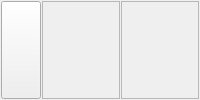
                 <widget class="QFrame" name="frame_3">
                  <property name="sizePolicy">
                   <sizepolicy hsizetype="Preferred" vsizetype="Maximum">
                    <horstretch>0</horstretch>
                    <verstretch>0</verstretch>
                   </sizepolicy>
                  </property>
                  <property name="frameShape">
                   <enum>QFrame::NoFrame</enum>
                  </property>
                  <property name="frameShadow">
                   <enum>QFrame::Raised</enum>
                  </property>
                  <layout class="QHBoxLayout" name="horizontalLayout_35">
                   <property name="spacing">
                    <number>1</number>
                   </property>
                   <property name="leftMargin">
                    <number>1</number>
                   </property>
                   <property name="topMargin">
                    <number>1</number>
                   </property>
                   <property name="rightMargin">
                    <number>1</number>
                   </property>
                   <property name="bottomMargin">
                    <number>1</number>
                   </property>
                   <item>
                    <widget class="QPushButton" name="btnRacunEdit">
                     <property name="sizePolicy">
                      <sizepolicy hsizetype="Maximum" vsizetype="Preferred">
                       <horstretch>0</horstretch>
                       <verstretch>0</verstretch>
                      </sizepolicy>
                     </property>
                     <property name="maximumSize">
                      <size>
                       <width>40</width>
                       <height>16777215</height>
                      </size>
                     </property>
                     <property name="font">
                      <font>
                       <weight>75</weight>
                       <bold>true</bold>
                      </font>
                     </property>
                     <property name="cursor">
                      <cursorShape>PointingHandCursor</cursorShape>
                     </property>
                     <property name="toolTip">
                      <string>Račun</string>
                     </property>
                     <property name="statusTip">
                      <string>Račun</string>
                     </property>
                     <property name="whatsThis">
                      <string>Račun</string>
                     </property>
                     <property name="text">
                      <string/>
                     </property>
                     <property name="icon">
                      <iconset resource="../../resources/DonatForm.qrc">
                       <normaloff>:/InDonat/Forms/images/dollarsign.gif</normaloff>:/InDonat/Forms/images/dollarsign.gif</iconset>
                     </property>
                    </widget>
                   </item>
                   <item>
                    <widget class="QLabel" name="lblTipStrankeTitle_3">
                     <property name="sizePolicy">
                      <sizepolicy hsizetype="Preferred" vsizetype="Preferred">
                       <horstretch>0</horstretch>
                       <verstretch>0</verstretch>
                      </sizepolicy>
                     </property>
                     <property name="maximumSize">
                      <size>
                       <width>120</width>
                       <height>16777215</height>
                      </size>
                     </property>
                     <property name="font">
                      <font>
                       <weight>75</weight>
                       <bold>true</bold>
                      </font>
                     </property>
                     <property name="frameShape">
                      <enum>QFrame::StyledPanel</enum>
                     </property>
                     <property name="text">
                      <string/>
                     </property>
                     <property name="alignment">
                      <set>Qt::AlignCenter</set>
                     </property>
                    </widget>
                   </item>
                   <item>
                    <widget class="QLabel" name="lblTipStranke_3">
                     <property name="font">
                      <font>
                       <weight>75</weight>
                       <bold>true</bold>
                      </font>
                     </property>
                     <property name="frameShape">
                      <enum>QFrame::StyledPanel</enum>
                     </property>
                     <property name="text">
                      <string/>
                     </property>
                     <property name="alignment">
                      <set>Qt::AlignLeading|Qt::AlignLeft|Qt::AlignVCenter</set>
                     </property>
                    </widget>
                   </item>
                  </layout>
                 </widget>
